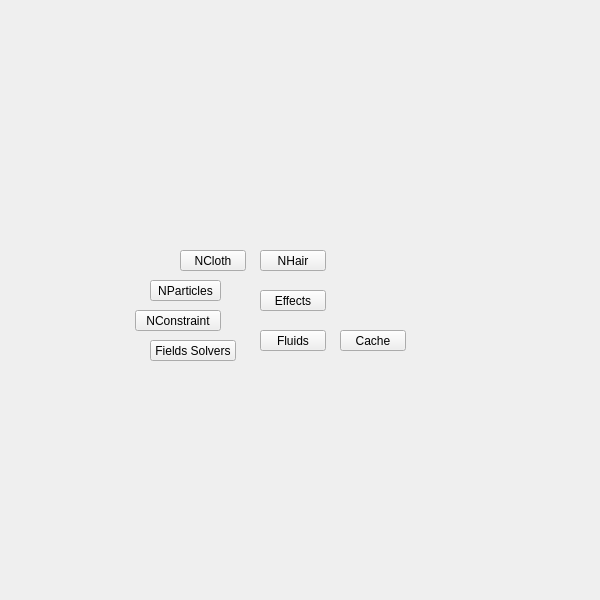
<?xml version="1.0" encoding="UTF-8"?>
<ui version="4.0">
 <class>QtUi</class>
 <widget class="QMainWindow" name="QtUi">
  <property name="enabled">
   <bool>true</bool>
  </property>
  <property name="geometry">
   <rect>
    <x>0</x>
    <y>0</y>
    <width>600</width>
    <height>600</height>
   </rect>
  </property>
  <property name="sizePolicy">
   <sizepolicy hsizetype="Ignored" vsizetype="Ignored">
    <horstretch>0</horstretch>
    <verstretch>0</verstretch>
   </sizepolicy>
  </property>
  <property name="minimumSize">
   <size>
    <width>0</width>
    <height>0</height>
   </size>
  </property>
  <property name="maximumSize">
   <size>
    <width>600</width>
    <height>600</height>
   </size>
  </property>
  <property name="toolButtonStyle">
   <enum>Qt::ToolButtonIconOnly</enum>
  </property>
  <property name="tabShape">
   <enum>QTabWidget::Triangular</enum>
  </property>
  <property name="dockNestingEnabled">
   <bool>true</bool>
  </property>
  <property name="dockOptions">
   <set>QMainWindow::AllowNestedDocks|QMainWindow::AllowTabbedDocks|QMainWindow::AnimatedDocks|QMainWindow::ForceTabbedDocks</set>
  </property>
  <widget class="QWidget" name="widget">
   <property name="sizePolicy">
    <sizepolicy hsizetype="Ignored" vsizetype="Ignored">
     <horstretch>0</horstretch>
     <verstretch>0</verstretch>
    </sizepolicy>
   </property>
   <widget class="QPushButton" name="i024">
    <property name="geometry">
     <rect>
      <x>260</x>
      <y>290</y>
      <width>66</width>
      <height>21</height>
     </rect>
    </property>
    <property name="minimumSize">
     <size>
      <width>0</width>
      <height>21</height>
     </size>
    </property>
    <property name="maximumSize">
     <size>
      <width>66</width>
      <height>21</height>
     </size>
    </property>
    <property name="accessibleName">
     <string>effects</string>
    </property>
    <property name="text">
     <string>Effects</string>
    </property>
   </widget>
   <widget class="QPushButton" name="i034">
    <property name="geometry">
     <rect>
      <x>180</x>
      <y>250</y>
      <width>66</width>
      <height>21</height>
     </rect>
    </property>
    <property name="minimumSize">
     <size>
      <width>0</width>
      <height>21</height>
     </size>
    </property>
    <property name="maximumSize">
     <size>
      <width>66</width>
      <height>21</height>
     </size>
    </property>
    <property name="accessibleName">
     <string>ncloth</string>
    </property>
    <property name="text">
     <string>NCloth</string>
    </property>
   </widget>
   <widget class="QPushButton" name="i035">
    <property name="geometry">
     <rect>
      <x>150</x>
      <y>280</y>
      <width>71</width>
      <height>21</height>
     </rect>
    </property>
    <property name="minimumSize">
     <size>
      <width>0</width>
      <height>21</height>
     </size>
    </property>
    <property name="maximumSize">
     <size>
      <width>999</width>
      <height>21</height>
     </size>
    </property>
    <property name="accessibleName">
     <string>nparticles</string>
    </property>
    <property name="text">
     <string>NParticles</string>
    </property>
   </widget>
   <widget class="QPushButton" name="i036">
    <property name="geometry">
     <rect>
      <x>260</x>
      <y>250</y>
      <width>66</width>
      <height>21</height>
     </rect>
    </property>
    <property name="minimumSize">
     <size>
      <width>0</width>
      <height>21</height>
     </size>
    </property>
    <property name="maximumSize">
     <size>
      <width>66</width>
      <height>21</height>
     </size>
    </property>
    <property name="accessibleName">
     <string>nhair</string>
    </property>
    <property name="text">
     <string>NHair</string>
    </property>
   </widget>
   <widget class="QPushButton" name="i037">
    <property name="geometry">
     <rect>
      <x>135</x>
      <y>310</y>
      <width>86</width>
      <height>21</height>
     </rect>
    </property>
    <property name="minimumSize">
     <size>
      <width>0</width>
      <height>21</height>
     </size>
    </property>
    <property name="maximumSize">
     <size>
      <width>999</width>
      <height>21</height>
     </size>
    </property>
    <property name="accessibleName">
     <string>nconstraint</string>
    </property>
    <property name="text">
     <string>NConstraint</string>
    </property>
   </widget>
   <widget class="QPushButton" name="i038">
    <property name="geometry">
     <rect>
      <x>260</x>
      <y>330</y>
      <width>66</width>
      <height>21</height>
     </rect>
    </property>
    <property name="minimumSize">
     <size>
      <width>0</width>
      <height>21</height>
     </size>
    </property>
    <property name="maximumSize">
     <size>
      <width>66</width>
      <height>21</height>
     </size>
    </property>
    <property name="accessibleName">
     <string>fluids</string>
    </property>
    <property name="text">
     <string>Fluids</string>
    </property>
   </widget>
   <widget class="QPushButton" name="i039">
    <property name="geometry">
     <rect>
      <x>150</x>
      <y>340</y>
      <width>86</width>
      <height>21</height>
     </rect>
    </property>
    <property name="minimumSize">
     <size>
      <width>0</width>
      <height>21</height>
     </size>
    </property>
    <property name="maximumSize">
     <size>
      <width>999</width>
      <height>21</height>
     </size>
    </property>
    <property name="accessibleName">
     <string>fields_solvers</string>
    </property>
    <property name="text">
     <string>Fields Solvers</string>
    </property>
   </widget>
   <widget class="QPushButton" name="i040">
    <property name="geometry">
     <rect>
      <x>340</x>
      <y>330</y>
      <width>66</width>
      <height>21</height>
     </rect>
    </property>
    <property name="minimumSize">
     <size>
      <width>0</width>
      <height>21</height>
     </size>
    </property>
    <property name="maximumSize">
     <size>
      <width>66</width>
      <height>21</height>
     </size>
    </property>
    <property name="accessibleName">
     <string>cache</string>
    </property>
    <property name="text">
     <string>Cache</string>
    </property>
   </widget>
  </widget>
 </widget>
 <resources/>
 <connections/>
 <designerdata>
  <property name="gridDeltaX">
   <number>5</number>
  </property>
  <property name="gridDeltaY">
   <number>10</number>
  </property>
  <property name="gridSnapX">
   <bool>true</bool>
  </property>
  <property name="gridSnapY">
   <bool>true</bool>
  </property>
  <property name="gridVisible">
   <bool>true</bool>
  </property>
 </designerdata>
</ui>
